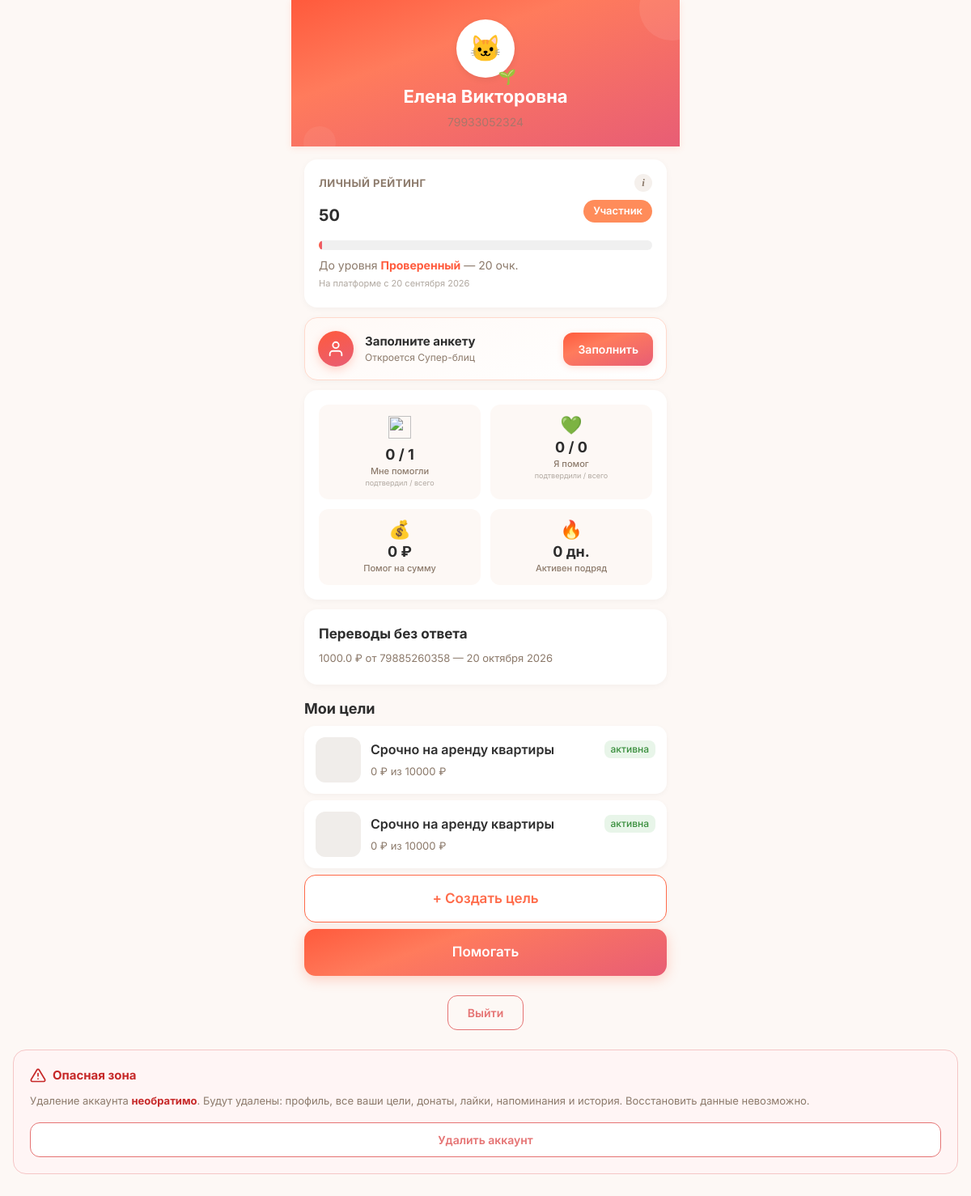
Page /profile (signed in) on the earlier database version.
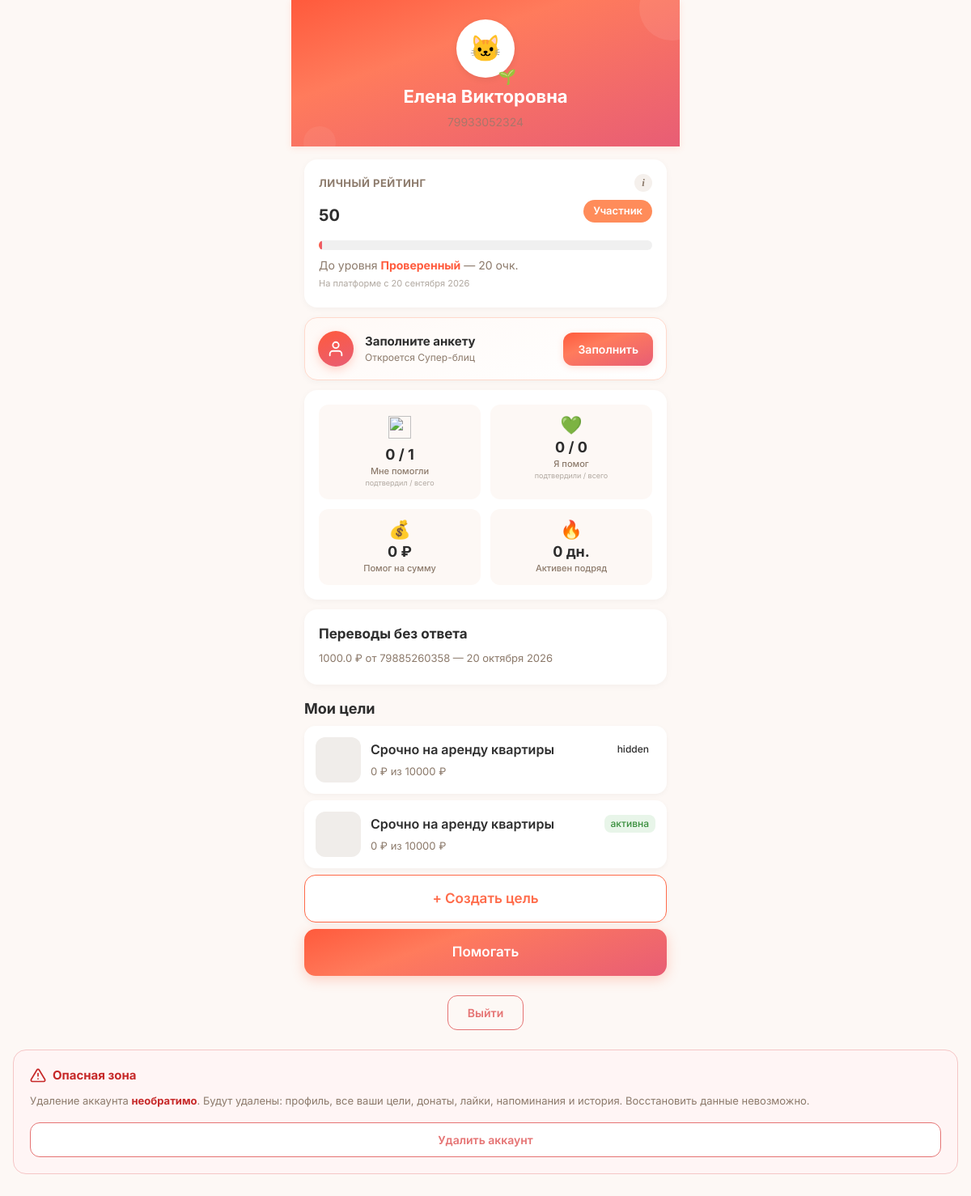
Same page on the later database version.
### tables this page shows
CREATE TABLE "goals" (
        id INTEGER PRIMARY KEY AUTOINCREMENT,
        user_id INTEGER NOT NULL,
        type TEXT NOT NULL CHECK(type IN ('super_blitz','blitz','serious','urgent','group')),
        title TEXT NOT NULL,
        description TEXT NULL,
        photo_url TEXT NULL,
        amount_goal REAL NOT NULL,
        amount_collected REAL DEFAULT 0.00,
        ends_at TEXT NULL,
        status TEXT DEFAULT 'draft' CHECK(status IN ('draft','active','frozen','completed','failed','lightning_failed','hidden')),
        trial_ends_at TEXT NULL,
        subscription_active_until TEXT NULL,
        last_boosted_at TEXT NULL,
        is_lightning INTEGER DEFAULT 0,
        lightning_started_at TEXT NULL,
        moderation_status TEXT DEFAULT 'pending',
        completion_type TEXT DEFAULT 'organic',
        is_seed INTEGER DEFAULT 0,
        views_count INTEGER DEFAULT 0,
        views_24h INTEGER DEFAULT 0,
        donations_count INTEGER DEFAULT 0,
        donations_24h INTEGER DEFAULT 0,
        created_at TEXT DEFAULT (datetime('now')), photos TEXT, moderation_comment TEXT, moderated_at TEXT, moderated_by INTEGER, resubmission_count INTEGER DEFAULT 0, is_resubmission INTEGER DEFAULT 0, rejection_categories TEXT, hidden_by_ban INTEGER DEFAULT 0,
        FOREIGN KEY (user_id) REFERENCES users(id)
    );

### main.py (the view)
@app.route('/profile')
@login_required
def profile():
    user = get_current_user()
    db = get_db()
    goals = db.execute("SELECT * FROM goals WHERE user_id = ? ORDER BY created_at DESC", (user['id'],)).fetchall()
    received_total = db.execute(
        "SELECT COUNT(*) FROM donations WHERE goal_id IN (SELECT id FROM goals WHERE user_id = ?) AND donor_id IS NOT NULL",
        (user['id'],)
    ).fetchone()[0]
    received_approved = db.execute(
        "SELECT COUNT(*) FROM donations WHERE goal_id IN (SELECT id FROM goals WHERE user_id = ?) AND donor_id IS NOT NULL AND status IN ('recipient_confirmed','completed')",
        (user['id'],)
    ).fetchone()[0]
    sent_total = db.execute(
        "SELECT COUNT(*) FROM donations WHERE donor_id = ?",
        (user['id'],)
    ).fetchone()[0]
    sent_approved = db.execute(
        "SELECT COUNT(*) FROM donations WHERE donor_id = ? AND status IN ('recipient_confirmed','completed')",
        (user['id'],)
    ).fetchone()[0]
    ignored = db.execute(
        "SELECT d.amount_reported, d.donor_confirmed_at, u.phone as donor_phone FROM donations d LEFT JOIN users u ON d.donor_id = u.id WHERE d.goal_id IN (SELECT id FROM goals WHERE user_id = ?) AND d.status = 'donor_confirmed' AND datetime(d.donor_confirmed_at) <= datetime('now', '-24 hours') ORDER BY d.donor_confirmed_at DESC LIMIT 10",
        (user['id'],)
    ).fetchall()
    months = ['января','февраля','марта','апреля','мая','июня','июля','августа','сентября','октября','ноября','декабря']
    ignored_list = []
    for ig in ignored:
        ig = dict(ig)
        try:
            parts = ig['donor_confirmed_at'][:10].split('-')
            ig['date_formatted'] = f"{int(parts[2])} {months[int(parts[1])-1]} {parts[0]}"
        except:
            ig['date_formatted'] = ig['donor_confirmed_at'][:10]
        ignored_list.append(ig)
    liked_goals = db.execute("""
        SELECT g.*, u.name as author_name, u.xp_level as author_level
        FROM likes l
        JOIN goals g ON l.goal_id = g.id
        JOIN users u ON g.user_id = u.id
        WHERE l.user_id = ?
        ORDER BY l.created_at DESC
    """, (user['id'],)).fetchall()
    return render_template('profile.html',
        user=user,
        goals=goals,
        received_total=received_total,
        received_approved=received_approved,
        sent_total=sent_total,
        sent_approved=sent_approved,
        ignored_donations=ignored_list,
        liked_goals=liked_goals)

### main.py (called while the page is built)
def get_current_user():
    if 'user_id' in session:
        db = get_db()
        try:
            user = db.execute("SELECT * FROM users WHERE id = ?", (session['user_id'],)).fetchone()
            if user and user['is_banned']:
                return None
            return user
        except sqlite3.Error as e:
            logger.error(f'[get_current_user] Ошибка БД: {e}')
            return None
    return None

def login_required(f):
    @wraps(f)
    def wrap(*args, **kwargs):
        user = get_current_user()
        if not user:
            session.clear()
            flash('Сначала войдите в аккаунт.', 'warning')
            return redirect(url_for('login'))
        return f(*args, **kwargs)
    return wrap

def get_csrf_token():
    if 'csrf_token' not in session:
        session['csrf_token'] = _secrets.token_urlsafe(32)
    return session['csrf_token']

def level_emoji(level_key):
    return LEVEL_EMOJI.get(level_key, '🌱')

def format_date(date_str):
    if not date_str:
        return ''
    try:
        parts = date_str[:10].split('-')
        return f"{int(parts[2])} {MONTHS[int(parts[1])-1]} {parts[0]}"
    except:
        return date_str[:10]

### templates/profile.html (shortened to what the changed rows need)
<!DOCTYPE html>
<html lang="ru">
<head>
    <link rel="stylesheet" href="/static/style.css?v=7">
</head>
<body>
    <div class="container">
        <div class="profile-header">
            <h1>{{ user.name or 'Аноним' }}</h1>
        </div>
        {% if goals %}
            {% for goal in goals %}
            <a class="goal-item" href="/goal/{{ goal.id }}">
                <div class="goal-cover" {% if goal.photo_url %}style="background-image: url('{{ goal.photo_url }}');"{% endif %}></div>
                <div class="goal-info">
                    <div class="top">
                        <span class="title">{{ goal.title }}</span>
                        <span class="status status-{{ goal.status }}">{% if goal.status == 'active' %}активна{% elif goal.status == 'completed' %}завершена{% elif goal.status == 'frozen' %}заморожена{% else %}{{ goal.status }}{% endif %}</span>
                    </div>
                    <div style="font-size:13px;color:#8C7A6B;">
                        {{ "%.0f"|format(goal.amount_collected) }} ₽ из {{ "%.0f"|format(goal.amount_goal) }} ₽
                    </div>
                </div>
            </a>
            {% endfor %}
        {% else %}
            <div class="card" style="text-align:center;">
                <p style="color:#8C7A6B; margin:0;">У вас пока нет целей</p>
            </div>
        {% endif %}
    </div>
</body>
</html>

Differences in the rows shown:
changed goals: status (not shown) → "hidden"; no longer shows "активна"
